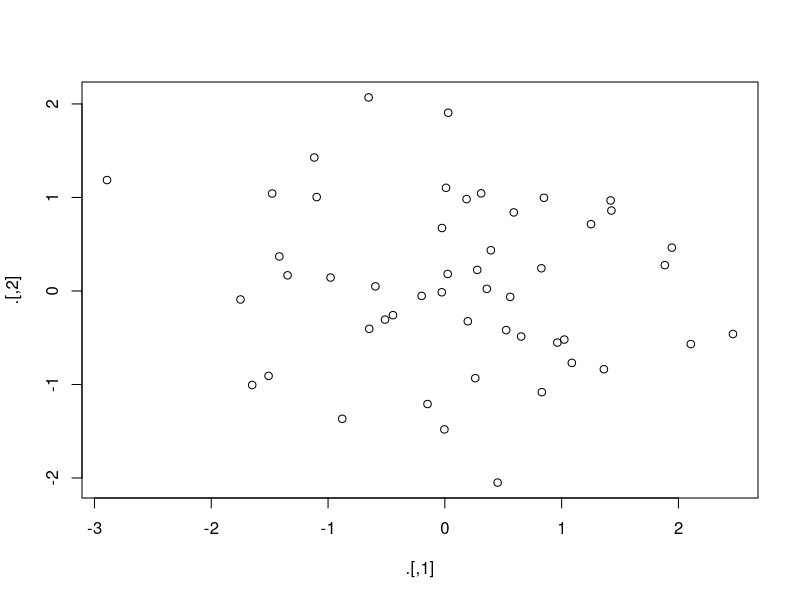
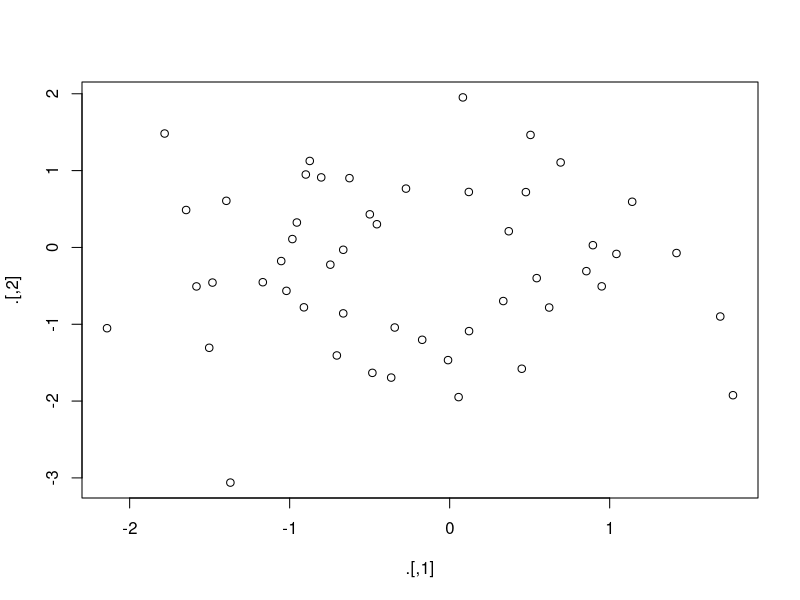

Reproduce these figures in R, in order.
## ---- chunk 1
library(magrittr)
rnorm(100) %>%
  matrix(ncol = 2) %>%
  plot() %>%
  str()

# Using hte Tee pipe allows for seeing the data prior to plotting
rnorm(100) %>%
  matrix(ncol = 2) %T>%
  plot() %>%
  str()
## ---- chunk 2
# Output the correlation of `disp` to `mpg`
mtcars %$%
  cor(disp, mpg)
## ---- chunk 3
mtcars <- mtcars %>% 
  transform(cyl = cyl * 2)
## ---- chunk 4
mtcars %<>% transform(cyl = cyl * 2)
